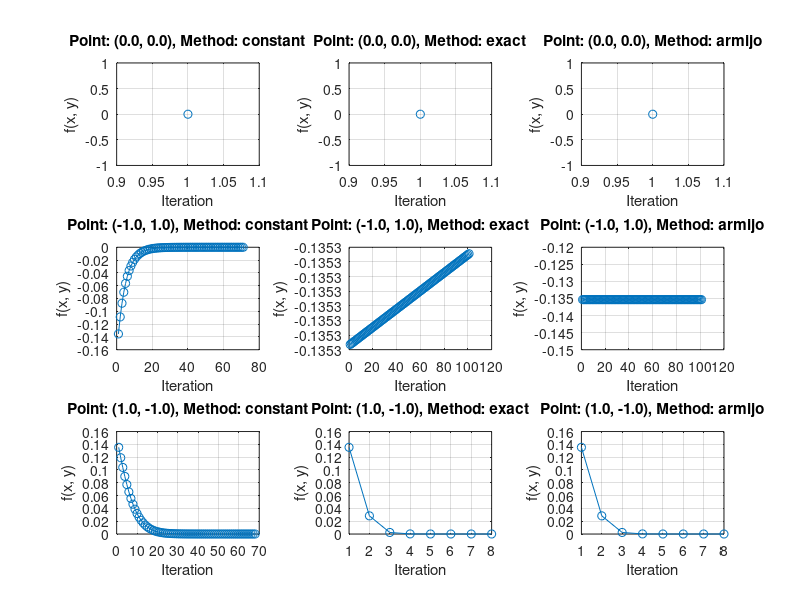

This figure's MATLAB source:

% Define the function, gradient, and Hessian
f = @(x, y) x.^5 .* exp(-x.^2 - y.^2);
grad_f = @(x, y) [5*x.^4.*exp(-x.^2 - y.^2) - 2*x.^6.*exp(-x.^2 - y.^2), ...
                  -2*x.^5.*y.*exp(-x.^2 - y.^2)];
hessian_f = @(x, y) [exp(-x.^2 - y.^2) .* (20*x.^3 - 14*x.^5 + 4*x.^7), ...
                     -2*x.^5.*y.*exp(-x.^2 - y.^2) .* (2*x.^2 - 1); ...
                     -2*x.^5.*y.*exp(-x.^2 - y.^2) .* (2*x.^2 - 1), ...
                     -2*x.^5.*exp(-x.^2 - y.^2) .* (1 - 2*x.^2 - 2*y.^2)];

% Parameters
tol = 1e-6; % Convergence tolerance
max_iter = 100; % Maximum iterations
initial_points = [0, 0; -1, 1; 1, -1]; % Initial points (i), (ii), (iii)
methods = {'constant', 'exact', 'armijo'}; % Step size strategies
alpha_constant = 0.1; % Fixed step size for constant method
c1 = 1e-4; % Armijo parameter
tau = 0.5; % Armijo scaling factor
golden_tol = 1e-6; % Tolerance for Golden Section Search

% Golden Section Search function
function gamma = golden_section(f_line, a, b, tol)
    phi = (1 + sqrt(5)) / 2;
    rho = phi - 1;

    c = b - rho * (b - a);
    d = a + rho * (b - a);

    fc = f_line(c);
    fd = f_line(d);

    while (b - a) > tol
        if fc < fd
            b = d;
            d = c;
            c = b - rho * (b - a);
            fd = fc;
            fc = f_line(c);
        else
            a = c;
            c = d;
            d = a + rho * (b - a);
            fc = fd;
            fd = f_line(d);
        end
    end

    gamma = (a + b) / 2;
end

% Iterate over all initial points and methods
results_all = cell(size(initial_points, 1), length(methods));
for p = 1:size(initial_points, 1)
    x0 = initial_points(p, :)'; % Initial point
    for m = 1:length(methods)
        method = methods{m};
        
        xk = x0;
        iter = 0;
        results = [xk', f(xk(1), xk(2))]; % Store results for analysis

        % Newton's method loop
        while iter < max_iter
            grad = grad_f(xk(1), xk(2))';
            hess = hessian_f(xk(1), xk(2));

            if norm(grad) < tol
                break;
            end

            dx = -hess \ grad;

            switch method
                case 'constant'
                    alpha = alpha_constant;
                case 'exact'
                    f_line = @(gamma) f(xk(1) + gamma * dx(1), xk(2) + gamma * dx(2));
                    alpha = golden_section(f_line, 0, 1, golden_tol);
                case 'armijo'
                    alpha = 1;
                    while f(xk(1) + alpha * dx(1), xk(2) + alpha * dx(2)) > ...
                          f(xk(1), xk(2)) + c1 * alpha * grad' * dx
                        alpha = tau * alpha;
                    end
            end

            xk = xk + alpha * dx;
            iter = iter + 1;
            results = [results; xk', f(xk(1), xk(2))];
        end

        results_all{p, m} = results;
    end
end

% Plot convergence for each initial point and method
figure;
for p = 1:size(initial_points, 1)
    for m = 1:length(methods)
        results = results_all{p, m};
        iterations = 1:size(results, 1);
        subplot(size(initial_points, 1), length(methods), (p-1)*length(methods)+m);
        plot(iterations, results(:, 3), 'o-');
        xlabel('Iteration');
        ylabel('f(x, y)');
        title(sprintf('Point: (%.1f, %.1f), Method: %s', ...
                      initial_points(p, 1), initial_points(p, 2), methods{m}));
        grid on;
    end
end
